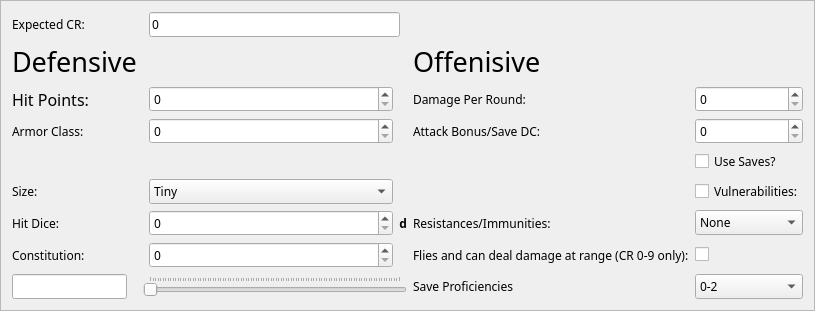
                <widget class="QFrame" name="frame_2">
                 <property name="minimumSize">
                  <size>
                   <width>0</width>
                   <height>0</height>
                  </size>
                 </property>
                 <property name="font">
                  <font>
                   <family>Merriweather</family>
                   <kerning>true</kerning>
                  </font>
                 </property>
                 <property name="frameShape">
                  <enum>QFrame::StyledPanel</enum>
                 </property>
                 <property name="frameShadow">
                  <enum>QFrame::Raised</enum>
                 </property>
                 <layout class="QGridLayout" name="gridLayout_2">
                  <property name="sizeConstraint">
                   <enum>QLayout::SetDefaultConstraint</enum>
                  </property>
                  <item row="9" column="5">
                   <widget class="QLabel" name="label_12">
                    <property name="font">
                     <font>
                      <family>Merriweather</family>
                      <kerning>true</kerning>
                     </font>
                    </property>
                    <property name="text">
                     <string>Resistances/Immunities:</string>
                    </property>
                   </widget>
                  </item>
                  <item row="10" column="0">
                   <widget class="QLabel" name="label_6">
                    <property name="font">
                     <font>
                      <family>Merriweather</family>
                      <kerning>true</kerning>
                     </font>
                    </property>
                    <property name="text">
                     <string>Constitution:</string>
                    </property>
                   </widget>
                  </item>
                  <item row="11" column="1" colspan="4">
                   <widget class="QSlider" name="slider">
                    <property name="font">
                     <font>
                      <family>Merriweather</family>
                      <kerning>true</kerning>
                     </font>
                    </property>
                    <property name="orientation">
                     <enum>Qt::Horizontal</enum>
                    </property>
                    <property name="tickPosition">
                     <enum>QSlider::TicksAbove</enum>
                    </property>
                   </widget>
                  </item>
                  <item row="5" column="2">
                   <widget class="QSpinBox" name="ArmorSpinBox">
                    <property name="font">
                     <font>
                      <family>Merriweather</family>
                      <kerning>true</kerning>
                     </font>
                    </property>
                   </widget>
                  </item>
                  <item row="5" column="0">
                   <widget class="QLabel" name="label_3">
                    <property name="font">
                     <font>
                      <family>Merriweather</family>
                      <kerning>true</kerning>
                     </font>
                    </property>
                    <property name="text">
                     <string>Armor Class:</string>
                    </property>
                   </widget>
                  </item>
                  <item row="8" column="2">
                   <widget class="QComboBox" name="sizeComboBox">
                    <property name="font">
                     <font>
                      <family>Merriweather</family>
                      <kerning>true</kerning>
                     </font>
                    </property>
                    <property name="editable">
                     <bool>false</bool>
                    </property>
                    <item>
                     <property name="text">
                      <string>Tiny</string>
                     </property>
                    </item>
                    <item>
                     <property name="text">
                      <string>Small</string>
                     </property>
                    </item>
                    <item>
                     <property name="text">
                      <string>Medium</string>
                     </property>
                    </item>
                    <item>
                     <property name="text">
                      <string>Large</string>
                     </property>
                    </item>
                    <item>
                     <property name="text">
                      <string>Huge</string>
                     </property>
                    </item>
                    <item>
                     <property name="text">
                      <string>Gargantuan</string>
                     </property>
                    </item>
                   </widget>
                  </item>
                  <item row="5" column="6">
                   <widget class="QSpinBox" name="attkBonSpinBox">
                    <property name="font">
                     <font>
                      <family>Merriweather</family>
                      <kerning>true</kerning>
                     </font>
                    </property>
                   </widget>
                  </item>
                  <item row="8" column="6">
                   <widget class="QCheckBox" name="vulCheckBox">
                    <property name="font">
                     <font>
                      <family>Merriweather</family>
                      <kerning>true</kerning>
                     </font>
                    </property>
                    <property name="text">
                     <string>Vulnerabilities:</string>
                    </property>
                   </widget>
                  </item>
                  <item row="4" column="0">
                   <widget class="QLabel" name="label_2">
                    <property name="font">
                     <font>
                      <family>Merriweather</family>
                      <pointsize>12</pointsize>
                      <kerning>true</kerning>
                     </font>
                    </property>
                    <property name="text">
                     <string>Hit Points:</string>
                    </property>
                   </widget>
                  </item>
                  <item row="1" column="2" colspan="3">
                   <spacer name="horizontalSpacer_4">
                    <property name="font">
                     <font>
                      <family>Merriweather</family>
                      <kerning>true</kerning>
                     </font>
                    </property>
                    <property name="orientation">
                     <enum>Qt::Horizontal</enum>
                    </property>
                    <property name="sizeHint" stdset="0">
                     <size>
                      <width>40</width>
                      <height>20</height>
                     </size>
                    </property>
                   </spacer>
                  </item>
                  <item row="8" column="0">
                   <widget class="QLabel" name="label_4">
                    <property name="font">
                     <font>
                      <family>Merriweather</family>
                      <kerning>true</kerning>
                     </font>
                    </property>
                    <property name="text">
                     <string>Size:</string>
                    </property>
                   </widget>
                  </item>
                  <item row="1" column="6">
                   <spacer name="horizontalSpacer_6">
                    <property name="font">
                     <font>
                      <family>Merriweather</family>
                      <kerning>true</kerning>
                     </font>
                    </property>
                    <property name="orientation">
                     <enum>Qt::Horizontal</enum>
                    </property>
                    <property name="sizeHint" stdset="0">
                     <size>
                      <width>40</width>
                      <height>20</height>
                     </size>
                    </property>
                   </spacer>
                  </item>
                  <item row="11" column="6">
                   <widget class="QComboBox" name="saveComboBox">
                    <property name="font">
                     <font>
                      <family>Merriweather</family>
                      <kerning>true</kerning>
                     </font>
                    </property>
                    <item>
                     <property name="text">
                      <string>0-2</string>
                     </property>
                    </item>
                    <item>
                     <property name="text">
                      <string>3-4</string>
                     </property>
                    </item>
                    <item>
                     <property name="text">
                      <string>5-6</string>
                     </property>
                    </item>
                   </widget>
                  </item>
                  <item row="9" column="2">
                   <widget class="QSpinBox" name="diceSpinBox">
                    <property name="minimumSize">
                     <size>
                      <width>244</width>
                      <height>0</height>
                     </size>
                    </property>
                    <property name="font">
                     <font>
                      <family>Merriweather</family>
                      <kerning>true</kerning>
                     </font>
                    </property>
                   </widget>
                  </item>
                  <item row="9" column="0">
                   <widget class="QLabel" name="label_5">
                    <property name="font">
                     <font>
                      <family>Merriweather</family>
                      <kerning>true</kerning>
                     </font>
                    </property>
                    <property name="text">
                     <string>Hit Dice:</string>
                    </property>
                   </widget>
                  </item>
                  <item row="10" column="6">
                   <widget class="QCheckBox" name="fliesCheckBox">
                    <property name="font">
                     <font>
                      <family>Merriweather</family>
                      <kerning>true</kerning>
                     </font>
                    </property>
                    <property name="text">
                     <string/>
                    </property>
                   </widget>
                  </item>
                  <item row="10" column="2">
                   <widget class="QSpinBox" name="constitSpinBox">
                    <property name="font">
                     <font>
                      <family>Merriweather</family>
                      <kerning>true</kerning>
                     </font>
                    </property>
                   </widget>
                  </item>
                  <item row="4" column="2">
                   <widget class="QSpinBox" name="hitPointsSpinBox">
                    <property name="font">
                     <font>
                      <family>Merriweather</family>
                      <kerning>true</kerning>
                     </font>
                    </property>
                   </widget>
                  </item>
                  <item row="9" column="3" colspan="2">
                   <widget class="QLabel" name="diceLabel">
                    <property name="font">
                     <font>
                      <family>Merriweather</family>
                      <bold>true</bold>
                      <kerning>true</kerning>
                     </font>
                    </property>
                    <property name="text">
                     <string>d</string>
                    </property>
                    <property name="alignment">
                     <set>Qt::AlignRight|Qt::AlignTrailing|Qt::AlignVCenter</set>
                    </property>
                   </widget>
                  </item>
                  <item row="9" column="6">
                   <widget class="QComboBox" name="resComboBox">
                    <property name="font">
                     <font>
                      <family>Merriweather</family>
                      <kerning>true</kerning>
                     </font>
                    </property>
                    <item>
                     <property name="text">
                      <string>None</string>
                     </property>
                    </item>
                    <item>
                     <property name="text">
                      <string>Resistances</string>
                     </property>
                    </item>
                    <item>
                     <property name="text">
                      <string>Immunities</string>
                     </property>
                    </item>
                   </widget>
                  </item>
                  <item row="1" column="5">
                   <widget class="QLabel" name="label_8">
                    <property name="font">
                     <font>
                      <family>Merriweather</family>
                      <pointsize>20</pointsize>
                      <kerning>true</kerning>
                     </font>
                    </property>
                    <property name="text">
                     <string>Offenisive</string>
                    </property>
                   </widget>
                  </item>
                  <item row="4" column="6">
                   <widget class="QSpinBox" name="dprSpinBox">
                    <property name="font">
                     <font>
                      <family>Merriweather</family>
                      <kerning>true</kerning>
                     </font>
                    </property>
                   </widget>
                  </item>
                  <item row="1" column="0">
                   <widget class="QLabel" name="label">
                    <property name="maximumSize">
                     <size>
                      <width>16777215</width>
                      <height>40</height>
                     </size>
                    </property>
                    <property name="font">
                     <font>
                      <family>Merriweather</family>
                      <pointsize>20</pointsize>
                      <kerning>true</kerning>
                     </font>
                    </property>
                    <property name="text">
                     <string>Defensive</string>
                    </property>
                   </widget>
                  </item>
                  <item row="11" column="0">
                   <widget class="QLineEdit" name="sliderValTxt">
                    <property name="maximumSize">
                     <size>
                      <width>115</width>
                      <height>16777215</height>
                     </size>
                    </property>
                    <property name="font">
                     <font>
                      <family>Merriweather</family>
                      <kerning>true</kerning>
                     </font>
                    </property>
                   </widget>
                  </item>
                  <item row="10" column="5">
                   <widget class="QLabel" name="label_11">
                    <property name="font">
                     <font>
                      <family>Merriweather</family>
                      <kerning>true</kerning>
                     </font>
                    </property>
                    <property name="text">
                     <string>Flies and can deal damage at range (CR 0-9 only):</string>
                    </property>
                   </widget>
                  </item>
                  <item row="7" column="6">
                   <widget class="QCheckBox" name="savesCheckBox">
                    <property name="font">
                     <font>
                      <family>Merriweather</family>
                      <kerning>true</kerning>
                     </font>
                    </property>
                    <property name="text">
                     <string>Use Saves?</string>
                    </property>
                   </widget>
                  </item>
                  <item row="0" column="0">
                   <widget class="QLabel" name="label_13">
                    <property name="maximumSize">
                     <size>
                      <width>16777215</width>
                      <height>40</height>
                     </size>
                    </property>
                    <property name="font">
                     <font>
                      <family>Merriweather</family>
                      <kerning>true</kerning>
                     </font>
                    </property>
                    <property name="text">
                     <string>Expected CR:</string>
                    </property>
                   </widget>
                  </item>
                  <item row="1" column="1">
                   <spacer name="horizontalSpacer_3">
                    <property name="font">
                     <font>
                      <family>Merriweather</family>
                      <kerning>true</kerning>
                     </font>
                    </property>
                    <property name="orientation">
                     <enum>Qt::Horizontal</enum>
                    </property>
                    <property name="sizeType">
                     <enum>QSizePolicy::Expanding</enum>
                    </property>
                    <property name="sizeHint" stdset="0">
                     <size>
                      <width>0</width>
                      <height>20</height>
                     </size>
                    </property>
                   </spacer>
                  </item>
                  <item row="4" column="5">
                   <widget class="QLabel" name="label_7">
                    <property name="font">
                     <font>
                      <family>Merriweather</family>
                      <kerning>true</kerning>
                     </font>
                    </property>
                    <property name="text">
                     <string>Damage Per Round:</string>
                    </property>
                   </widget>
                  </item>
                  <item row="11" column="5">
                   <widget class="QLabel" name="label_10">
                    <property name="font">
                     <font>
                      <family>Merriweather</family>
                      <kerning>true</kerning>
                     </font>
                    </property>
                    <property name="text">
                     <string>Save Proficiencies</string>
                    </property>
                   </widget>
                  </item>
                  <item row="5" column="5">
                   <widget class="QLabel" name="label_9">
                    <property name="font">
                     <font>
                      <family>Merriweather</family>
                      <kerning>true</kerning>
                     </font>
                    </property>
                    <property name="text">
                     <string>Attack Bonus/Save DC:</string>
                    </property>
                   </widget>
                  </item>
                  <item row="0" column="2" colspan="2">
                   <widget class="QLineEdit" name="exCRLineEdit">
                    <property name="minimumSize">
                     <size>
                      <width>0</width>
                      <height>0</height>
                     </size>
                    </property>
                    <property name="font">
                     <font>
                      <family>Merriweather</family>
                      <kerning>true</kerning>
                     </font>
                    </property>
                    <property name="text">
                     <string>0</string>
                    </property>
                   </widget>
                  </item>
                 </layout>
                </widget>
